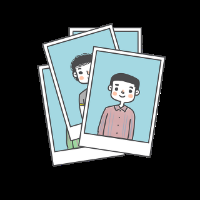
#> input picture image.png, 200 x 200 px
$ python exemplo.py
#> lines starting #> are read from the running program, lines starting #| are printed output that depends on the picture
import cv2

imagemCarregada = cv2.imread("image.png",0)
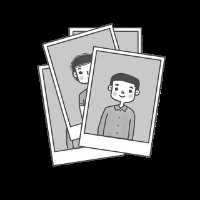
#> imagemCarregada: shape (200, 200); min 0, max 255, mean 68.7

cv2.imshow("ImagemCarregada",imagemCarregada)
cv2.imwrite("nova.png",imagemCarregada)
cv2.waitKey(0)
cv2.destroyAllWindows()
